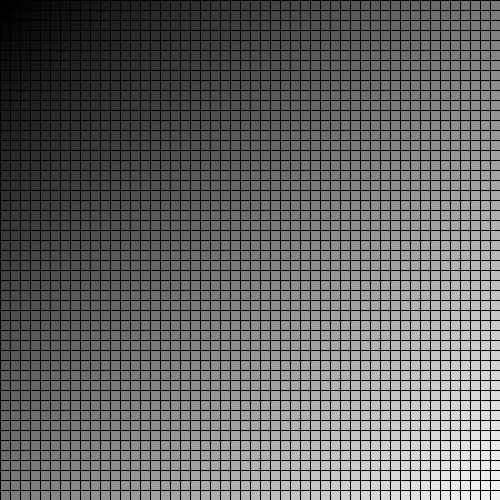
Frame 1 (no input)
Frame 60 (the mouse pressed at the canvas centre just before this capture): identical to frame 1, image omitted
Frame 120 (the mouse held since frame 60 and released just before this capture): identical to frame 1, image omitted

The Processing sketch that drew this single still picture (run headless with seeded random() and noise(); from frame 60 on, the mouse is pressed at the canvas centre):

// Processing sketch: pruebaConForAnidado
// ── pruebaConForAnidado.pde
void setup() {
  size(500, 500);
}
void draw() {
  background(125);
  //noStroke();
  for (int y = 0; y < width; y += 10) {
    for (int x = 0; x < height; x += 10) {
      fill((x+y)/4);
      rect(x, y, width, height);
    }
  }
}
